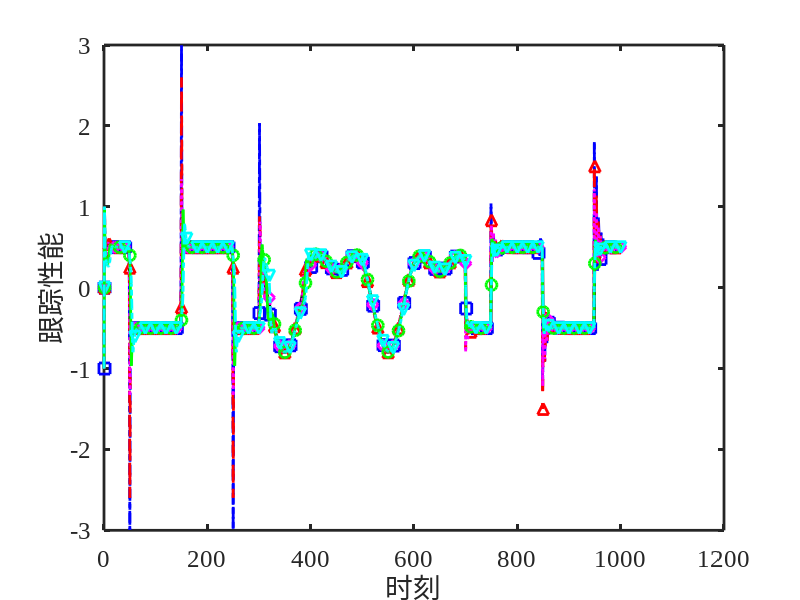

Reproduce this figure in MATLAB. (Note: this script raises an error after producing the figure.)
clear all;
close all;
N=1000;

nu=1;
eta=1;
mu=1;
rou=0.6;
lambda_list =[0.01, 0.05, 0.1, 0.5, 1];

%期望值
for k=1:N+1
    if k<=300
        yd(k)=0.5*(-1)^round(k/100);
    else
        if k<=700
            yd(k)=0.5*sin(k*pi/100)+0.3*cos(k*pi/50);
        else
            yd(k)=0.5*(-1)^round(k/100);
        end
     end
end

% 1 %%%%%%%%%%%%%%%%%%%%%%%%%%%%%%%%%%%%%%%%%%%%%%%%%%%%%%%%%%%%%%%%%%%%%%%%
%控制器参数
lambda=lambda_list(1);

%初值
y1(1)=-1;y1(2)=1;y1(3)=0.5;
u1(1:2)=0;
du1(1:2,1:nu)=0;

I=eye(nu);
%控制器伪偏导数初值
fai1(1:2,1) =2;
fai1(1:2,2:nu)=0;
%程序循环
%for k=nu+1:N
for k=3:N
    a(k)=1+round(k/500);
    fai1(k,1:nu)=fai1(k-1,1:nu)+eta*(y1(k)-y1(k-1)-fai1(k-1,1:nu)*du1(k-1,1:nu)')*du1(k-1,1:nu)/(mu+du1(k-1,1:nu)*du1(k-1,1:nu)');
    if (fai1(k,1)<10^(-5)) || ((du1(k-1,1:nu)*du1(k-1,1:nu)')^0.5<10^(-5))
        fai1(k,1)=0.5;
    end
    if nu==1
        u1(k) = u1(k-1)+rou*fai1(k,1)*(yd(k+1)-y1(k))/(lambda+fai1(k,1).^2);        
    else
        u1(k) = u1(k-1)+rou*fai1(k,1)*(yd(k+1)-y1(k)-fai1(k,2:nu)*du1(k-1,1:nu-1)')/(lambda+fai1(k,1).^2); 
    end
    %model
    if k<=500
        y1(k+1)=y1(k)/(1+y1(k).^2)+u1(k)^3;
    else
        y1(k+1)=(y1(k)*y1(k-1)*y1(k-2)*u1(k-1)*(y1(k-2)-1)+a(k)*u1(k))/(1+y1(k-1)^2+y1(k-2)^2);    
    end
    for i=1:nu
        du1(k,i)=u1(k-i+1)-u1(k-i);
    end
    emax1(k+1)=yd(k+1)-y1(k+1);
end
%%%%%%%%%%%%%%%%%%%%%%%%%%%%%%%%%%%%%%%%%%%%%%%%%%%%%%%%%%%%%%%%%%%%%%%%%

% 2 %%%%%%%%%%%%%%%%%%%%%%%%%%%%%%%%%%%%%%%%%%%%%%%%%%%%%%%%%%%%%%%%%%%%%%%%
%控制器参数
lambda=lambda_list(2);

%初值
y2(1)=-1;y2(2)=1;y2(3)=0.5;
u2(1:2)=0;
du2(1:2,1:nu)=0;

I=eye(nu);
%控制器伪偏导数初值
fai2(1:2,1) =2;
fai2(1:2,2:nu)=0;
%程序循环
%for k=nu+1:N
for k=3:N
    a(k)=1+round(k/500);
    fai2(k,1:nu)=fai2(k-1,1:nu)+eta*(y2(k)-y2(k-1)-fai2(k-1,1:nu)*du2(k-1,1:nu)')*du2(k-1,1:nu)/(mu+du2(k-1,1:nu)*du2(k-1,1:nu)');
    if (fai2(k,1)<10^(-5)) || ((du2(k-1,1:nu)*du2(k-1,1:nu)')^0.5<10^(-5))
        fai2(k,1)=0.5;
    end
    if nu==1
        u2(k) = u2(k-1)+rou*fai2(k,1)*(yd(k+1)-y2(k))/(lambda+fai2(k,1).^2);        
    else
        u2(k) = u2(k-1)+rou*fai2(k,1)*(yd(k+1)-y2(k)-fai2(k,2:nu)*du2(k-1,1:nu-1)')/(lambda+fai2(k,1).^2); 
    end
    %model
    if k<=500
        y2(k+1)=y2(k)/(1+y2(k).^2)+u2(k)^3;
    else
        y2(k+1)=(y2(k)*y2(k-1)*y2(k-2)*u2(k-1)*(y2(k-2)-1)+a(k)*u2(k))/(1+y2(k-1)^2+y2(k-2)^2);    
    end
    for i=1:nu
        du2(k,i)=u2(k-i+1)-u2(k-i);
    end
    emax2(k+1)=yd(k+1)-y2(k+1);
end
%%%%%%%%%%%%%%%%%%%%%%%%%%%%%%%%%%%%%%%%%%%%%%%%%%%%%%%%%%%%%%%%%%%%%%%%%

% 3 %%%%%%%%%%%%%%%%%%%%%%%%%%%%%%%%%%%%%%%%%%%%%%%%%%%%%%%%%%%%%%%%%%%%%%%%
%控制器参数
lambda=lambda_list(3);

%初值
y3(1)=-1;y3(2)=1;y3(3)=0.5;
u3(1:2)=0;
du3(1:2,1:nu)=0;

I=eye(nu);
%控制器伪偏导数初值
fai3(1:2,1) =2;
fai3(1:2,2:nu)=0;
%程序循环
%for k=nu+1:N
for k=3:N
    a(k)=1+round(k/500);
    fai3(k,1:nu)=fai3(k-1,1:nu)+eta*(y3(k)-y3(k-1)-fai3(k-1,1:nu)*du3(k-1,1:nu)')*du3(k-1,1:nu)/(mu+du3(k-1,1:nu)*du3(k-1,1:nu)');
    if (fai3(k,1)<10^(-5)) || ((du3(k-1,1:nu)*du3(k-1,1:nu)')^0.5<10^(-5))
        fai3(k,1)=0.5;
    end
    if nu==1
        u3(k) = u3(k-1)+rou*fai3(k,1)*(yd(k+1)-y3(k))/(lambda+fai3(k,1).^2);        
    else
        u3(k) = u3(k-1)+rou*fai3(k,1)*(yd(k+1)-y3(k)-fai3(k,2:nu)*du3(k-1,1:nu-1)')/(lambda+fai3(k,1).^2); 
    end
    %model
    if k<=500
        y3(k+1)=y3(k)/(1+y3(k).^2)+u3(k)^3;
    else
        y3(k+1)=(y3(k)*y3(k-1)*y3(k-2)*u3(k-1)*(y3(k-2)-1)+a(k)*u3(k))/(1+y3(k-1)^2+y3(k-2)^2);    
    end
    for i=1:nu
        du3(k,i)=u3(k-i+1)-u3(k-i);
    end
    emax3(k+1)=yd(k+1)-y3(k+1);
end
%%%%%%%%%%%%%%%%%%%%%%%%%%%%%%%%%%%%%%%%%%%%%%%%%%%%%%%%%%%%%%%%%%%%%%%%%

% 4 %%%%%%%%%%%%%%%%%%%%%%%%%%%%%%%%%%%%%%%%%%%%%%%%%%%%%%%%%%%%%%%%%%%%%%%%
%控制器参数
lambda=lambda_list(4);

%初值
y4(1)=-1;y4(2)=1;y4(3)=0.5;
u4(1:2)=0;
du4(1:2,1:nu)=0;

I=eye(nu);
%控制器伪偏导数初值
fai4(1:2,1) =2;
fai4(1:2,2:nu)=0;
%程序循环
%for k=nu+1:N
for k=3:N
    a(k)=1+round(k/500);
    fai4(k,1:nu)=fai4(k-1,1:nu)+eta*(y4(k)-y4(k-1)-fai4(k-1,1:nu)*du4(k-1,1:nu)')*du4(k-1,1:nu)/(mu+du4(k-1,1:nu)*du4(k-1,1:nu)');
    if (fai4(k,1)<10^(-5)) || ((du4(k-1,1:nu)*du4(k-1,1:nu)')^0.5<10^(-5))
        fai4(k,1)=0.5;
    end
    if nu==1
        u4(k) = u4(k-1)+rou*fai4(k,1)*(yd(k+1)-y4(k))/(lambda+fai4(k,1).^2);        
    else
        u4(k) = u4(k-1)+rou*fai4(k,1)*(yd(k+1)-y4(k)-fai4(k,2:nu)*du4(k-1,1:nu-1)')/(lambda+fai4(k,1).^2); 
    end
    %model
    if k<=500
        y4(k+1)=y4(k)/(1+y4(k).^2)+u4(k)^3;
    else
        y4(k+1)=(y4(k)*y4(k-1)*y4(k-2)*u4(k-1)*(y4(k-2)-1)+a(k)*u4(k))/(1+y4(k-1)^2+y4(k-2)^2);    
    end
    for i=1:nu
        du4(k,i)=u4(k-i+1)-u4(k-i);
    end
    emax4(k+1)=yd(k+1)-y4(k+1);
end
%%%%%%%%%%%%%%%%%%%%%%%%%%%%%%%%%%%%%%%%%%%%%%%%%%%%%%%%%%%%%%%%%%%%%%%%%

% 5 %%%%%%%%%%%%%%%%%%%%%%%%%%%%%%%%%%%%%%%%%%%%%%%%%%%%%%%%%%%%%%%%%%%%%%%%
%控制器参数
lambda=lambda_list(5);

%初值
y5(1)=-1;y5(2)=1;y5(3)=0.5;
u5(1:2)=0;
du5(1:2,1:nu)=0;

I=eye(nu);
%控制器伪偏导数初值
fai5(1:2,1) =2;
fai5(1:2,2:nu)=0;
%程序循环
%for k=nu+1:N
for k=3:N
    a(k)=1+round(k/500);
    fai5(k,1:nu)=fai5(k-1,1:nu)+eta*(y5(k)-y5(k-1)-fai5(k-1,1:nu)*du5(k-1,1:nu)')*du5(k-1,1:nu)/(mu+du5(k-1,1:nu)*du5(k-1,1:nu)');
    if (fai5(k,1)<10^(-5)) || ((du5(k-1,1:nu)*du5(k-1,1:nu)')^0.5<10^(-5))
        fai5(k,1)=0.5;
    end
    if nu==1
        u5(k) = u5(k-1)+rou*fai5(k,1)*(yd(k+1)-y5(k))/(lambda+fai5(k,1).^2);        
    else
        u5(k) = u5(k-1)+rou*fai5(k,1)*(yd(k+1)-y5(k)-fai5(k,2:nu)*du5(k-1,1:nu-1)')/(lambda+fai5(k,1).^2); 
    end
    %model
    if k<=500
        y5(k+1)=y5(k)/(1+y5(k).^2)+u5(k)^3;
    else
        y5(k+1)=(y5(k)*y5(k-1)*y5(k-2)*u5(k-1)*(y5(k-2)-1)+a(k)*u5(k))/(1+y5(k-1)^2+y5(k-2)^2);    
    end
    for i=1:nu
        du5(k,i)=u5(k-i+1)-u5(k-i);
    end
    emax5(k+1)=yd(k+1)-y5(k+1);
end
%%%%%%%%%%%%%%%%%%%%%%%%%%%%%%%%%%%%%%%%%%%%%%%%%%%%%%%%%%%%%%%%%%%%%%%%%
clf;
mark=8;
step=20;
figure(1)
plot(0,'-k','MarkerSize',mark,'LineWidth',2);hold on;
plot(0,'-.bs','MarkerSize',mark,'LineWidth',2);hold on;
plot(0,'--r^','MarkerSize',mark,'LineWidth',2);hold on;
plot(0,':md','MarkerSize',mark,'LineWidth',2);hold on;
plot(0,'-go','MarkerSize',mark,'LineWidth',2);hold on;
plot(0,'-.cv','MarkerSize',mark,'LineWidth',2);hold on;
set(gca,'LineWidth',2,'fontsize',28);
plot(yd,'k-','LineWidth',2);hold on;
plot(0:k,y1,'-.b','LineWidth',2);hold on;
plot(1:step:N,y1(1:step:N),'bs','MarkerSize',mark,'LineWidth',2);hold on;
plot(0:k,y2,'--r','LineWidth',2);hold on;
plot(10:step:N,y2(10:step:N),'r^','MarkerSize',mark,'LineWidth',2);hold on;
plot(0:k,y3,':m','LineWidth',2);hold on;
plot(20:step:N,y3(20:step:N),'md','MarkerSize',mark,'LineWidth',2);hold on;
plot(0:k,y4,'-g','LineWidth',2);hold on;
plot(30:step:N,y4(30:step:N),'go','MarkerSize',mark,'LineWidth',2);hold on;
plot(0:k,y5,'-.c','LineWidth',2);hold on;
plot(40:step:N,y5(40:step:N),'cv','MarkerSize',mark,'LineWidth',2);hold on;
set(gca, 'FontName', 'Times New Roman', 'FontSize', 18);
set(gca, 'LineWidth', 2);
xlabel('时刻', 'FontSize', 20, 'FontName', 'default');ylabel('跟踪性能', 'FontSize', 20, 'FontName', 'default');
legend_labels = {'y^{{*}}(k)', '\lambda=0.01时的输出y(k)', '\lambda=0.05时的输出y(k)', '\lambda=0.1时的输出y(k)', '\lambda=0.5时的输出y(k)', '\lambda=1时的输出y(k)'};
legend(legend_labels, 'Interpreter', 'tex', 'FontSize', 16, 'FontName', 'default', 'Location', 'northeast');
xlim([0,1000]);
set(gcf, 'Units', 'normalized', 'OuterPosition', [0 0 1 1]);
exportgraphics(gcf, 'lambda_1.png', 'Resolution', 300);

figure(2)
plot(0,'-.bs','MarkerSize',mark,'LineWidth',2);hold on;
plot(0,'--r^','MarkerSize',mark,'LineWidth',2);hold on;
plot(0,':md','MarkerSize',mark,'LineWidth',2);hold on;
plot(0,'-go','MarkerSize',mark,'LineWidth',2);hold on;
plot(0,'-.cv','MarkerSize',mark,'LineWidth',2);hold on;
set(gca,'LineWidth',2,'fontsize',28);
plot(u1,'-.b','LineWidth',2);hold on;
plot(1:step:N,u1(1:step:N),'bs','MarkerSize',mark,'LineWidth',2);hold on;
plot(u2,'--r','LineWidth',2);hold on;
plot(10:step:N,u2(10:step:N),'r^','MarkerSize',mark,'LineWidth',2);hold on;
plot(u3,':m','LineWidth',2);hold on;
plot(20:step:N,u3(20:step:N),'md','MarkerSize',mark,'LineWidth',2);hold on;
plot(u4,'-g','LineWidth',2);hold on;
plot(30:step:N,u4(30:step:N),'go','MarkerSize',mark,'LineWidth',2);hold on;
plot(u5,'-.c','LineWidth',2);hold on;
plot(40:step:N,u5(40:step:N),'cv','MarkerSize',mark,'LineWidth',2);hold on;
set(gca, 'FontName', 'Times New Roman', 'FontSize', 18);
set(gca, 'LineWidth', 2);
xlabel('时刻', 'FontSize', 20, 'FontName', 'default');ylabel('控制输入', 'FontSize', 20, 'FontName', 'default');
legend_labels = {'\lambda=0.01时的控制输入u(k)', '\lambda=0.05时的控制输入u(k)', '\lambda=0.1时的控制输入u(k)', '\lambda=0.5时的控制输入u(k)', '\lambda=1时的控制输入u(k)'};
legend(legend_labels, 'Interpreter', 'tex', 'FontSize', 16, 'FontName', 'default', 'Location', 'northeast');
set(gcf, 'Units', 'normalized', 'OuterPosition', [0 0 1 1]);
exportgraphics(gcf, 'lambda_2.png', 'Resolution', 300);

figure(3)
plot(0,'-.bs','MarkerSize',mark,'LineWidth',2);hold on;
plot(0,'--r^','MarkerSize',mark,'LineWidth',2);hold on;
plot(0,':md','MarkerSize',mark,'LineWidth',2);hold on;
plot(0,'-go','MarkerSize',mark,'LineWidth',2);hold on;
plot(0,'-.cv','MarkerSize',mark,'LineWidth',2);hold on;
set(gca,'LineWidth',2,'fontsize',28);
plot(fai1,'-.b','LineWidth',2);hold on;
plot(1:step:N,fai1(1:step:N),'bs','MarkerSize',mark,'LineWidth',2);hold on;
plot(fai2,'--r','LineWidth',2);hold on;
plot(10:step:N,fai2(10:step:N),'r^','MarkerSize',mark,'LineWidth',2);hold on;
plot(fai3,':m','LineWidth',2);hold on;
plot(20:step:N,fai3(20:step:N),'md','MarkerSize',mark,'LineWidth',2);hold on;
plot(fai4,'-g','LineWidth',2);hold on;
plot(30:step:N,fai4(30:step:N),'go','MarkerSize',mark,'LineWidth',2);hold on;
plot(fai5,'-.c','LineWidth',2);hold on;
plot(40:step:N,fai5(40:step:N),'cv','MarkerSize',mark,'LineWidth',2);hold on;
set(gca, 'FontName', 'Times New Roman', 'FontSize', 18);
set(gca, 'LineWidth', 2);
xlabel('时刻', 'FontSize', 20, 'FontName', 'default');ylabel('PPD估计值', 'FontSize', 20, 'FontName', 'default');
legend_labels = {'\lambda=0.01时PPD的估计值', '\lambda=0.05时PPD的估计值', '\lambda=0.1时PPD的估计值', '\lambda=0.5时PPD的估计值', '\lambda=1时PPD的估计值'};
legend(legend_labels, 'Interpreter', 'tex', 'FontSize', 16, 'FontName', 'default', 'Location', 'northeast');
set(gcf, 'Units', 'normalized', 'OuterPosition', [0 0 1 1]);
exportgraphics(gcf, 'lambda_3.png', 'Resolution', 300);
